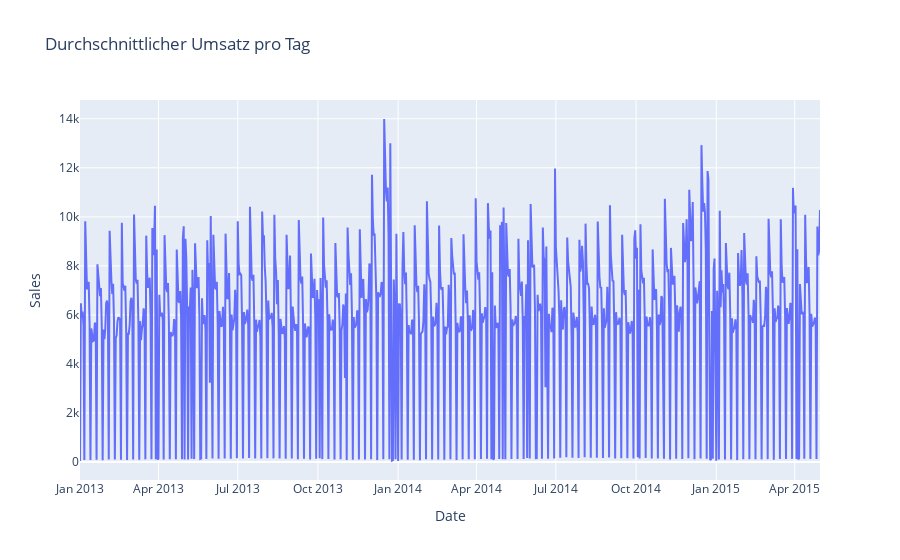

Source (notebook cell):
### Markdown cell above
## Durchschnittliche Verkäufe pro Wochentag

### Code cell
px.line(train_df.groupby('Date', as_index=False).mean(numeric_only=True), y='Sales', x='Date', title='Durchschnittlicher Umsatz pro Tag')

### Figure 1 — Plotly figure (JSON) as saved in the notebook; plotly's stock layout.template omitted (floating-point values rounded to 4 significant figures; data arrays with more than 128 entries replaced by an {"elided": "..."} marker saying what was removed)
{"data": [{"hovertemplate": "Date=%{x}<br>Sales=%{y}<extra></extra>", "legendgroup": "", "line": {"color": "#636efa", "dash": "solid"}, "marker": {"symbol": "circle"}, "mode": "lines", "name": "", "orientation": "v", "showlegend": false, "type": "scatter", "x": {"elided": "850 str values"}, "xaxis": "x", "y": {"elided": "850 float values"}, "yaxis": "y"}], "layout": {"legend": {"tracegroupgap": 0}, "title": {"text": "Durchschnittlicher Umsatz pro Tag"}, "xaxis": {"anchor": "y", "domain": [0, 1], "title": {"text": "Date"}}, "yaxis": {"anchor": "x", "domain": [0, 1], "title": {"text": "Sales"}}}}
